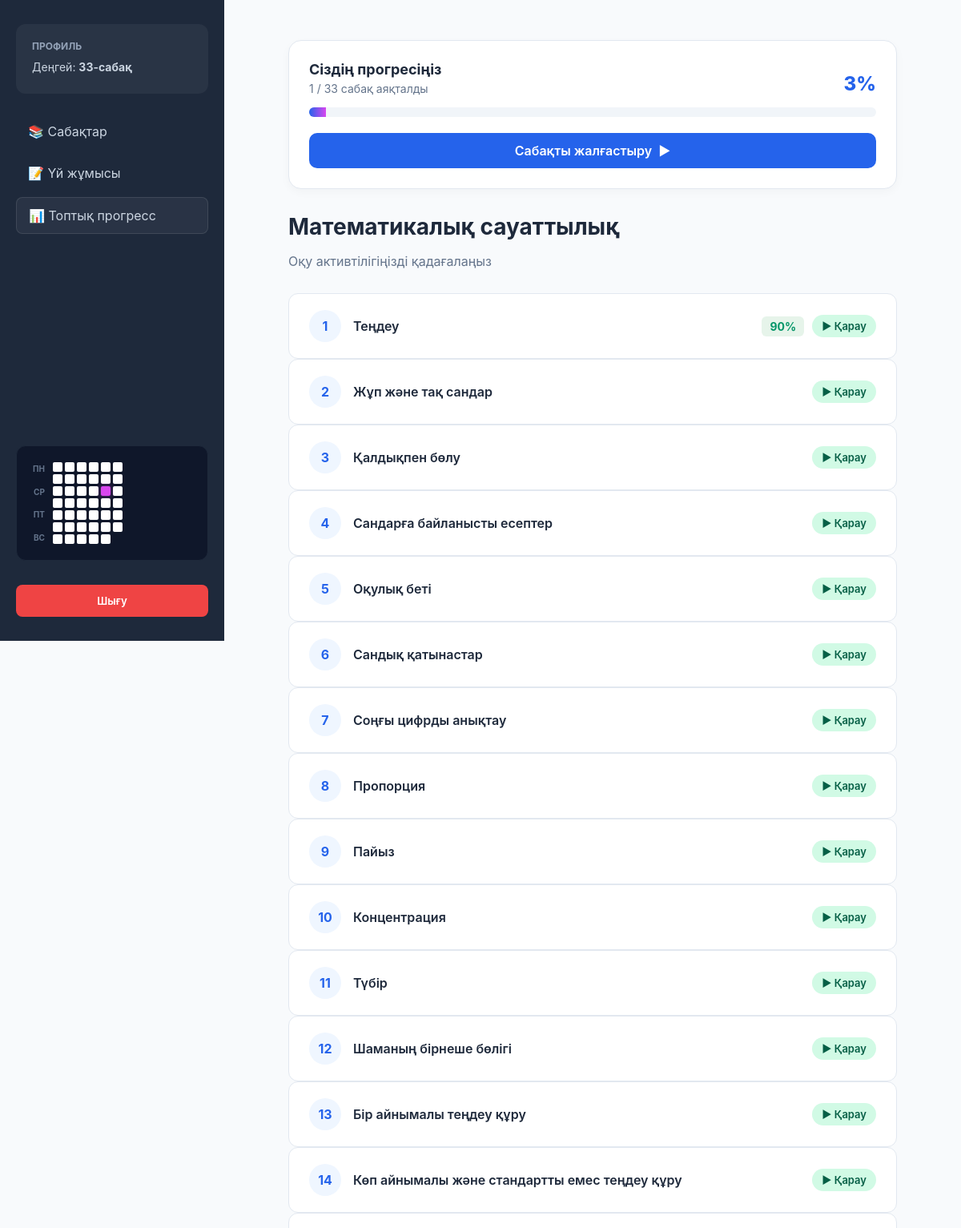
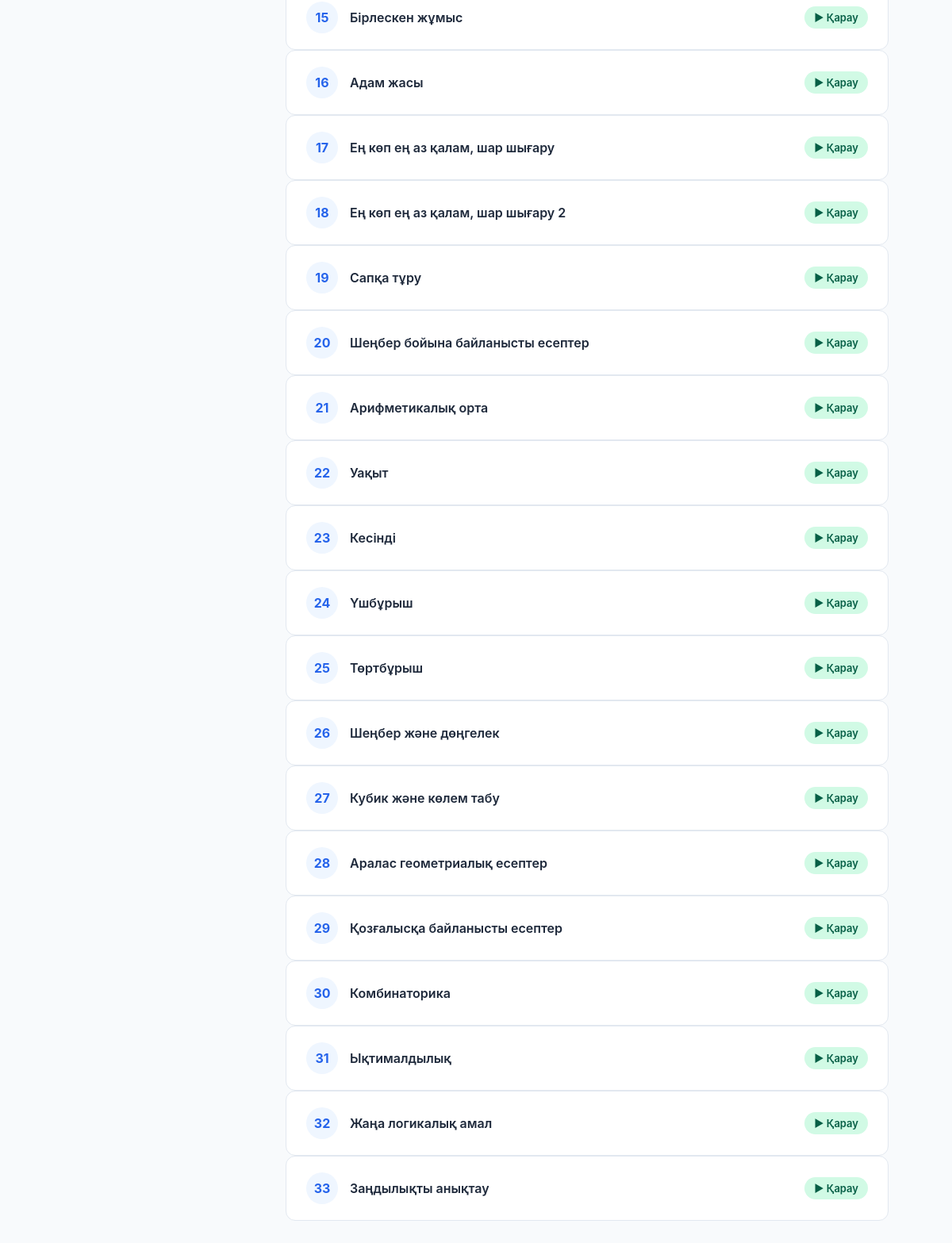
Page / (signed in) on the committed database (2 pictures, top to bottom).
### courses/models.py (models this page shows, shortened)
class User(AbstractUser):
    phone_number = models.CharField(max_length=15, verbose_name="Телефон нөмірі")
    is_verified = models.BooleanField(default=False, verbose_name="Расталған ба?")
    otp_code = models.CharField(max_length=6, blank=True, null=True)
    current_lesson_order = models.PositiveIntegerField(default=1, verbose_name="Ашық сабақ реті")

class Lesson(models.Model):
    title = models.CharField(max_length=255, verbose_name="Сабақ тақырыбы")
    video_iframe = models.TextField(
        verbose_name="YouTube IFrame коды",
        help_text=(
            "МАҢЫЗДЫ НҰСҚАУЛЫҚ:"
            "1. <b>id='player'</b>"
            "2. ?enablejsapi=1"
        )
    )
    order = models.PositiveIntegerField(unique=True, verbose_name="Сабақ реті")
    class Meta:
        ordering = ['order']
    class Meta:
        ordering = ['order']

### courses/views.py (the view)
# urls.py: path('', lesson_list, name='lesson_list'),
@login_required
def lesson_list(request):
    activity_data = get_user_activity_data(request.user)
    lessons = Lesson.objects.all().order_by('order')
    total_count = lessons.count()
    current_order = request.user.current_lesson_order
    completed_count = LessonProgress.objects.filter(user=request.user, best_score__gte=70).count()
    progress_percent = int((completed_count / total_count) * 100) if total_count > 0 else 0
    current_lesson = lessons.filter(order=current_order).first()
    if not current_lesson and total_count > 0:
        current_lesson = lessons.last()
    for lesson in lessons:
        progress = LessonProgress.objects.filter(user=request.user, lesson_order=lesson.order).first()
        lesson.best_score = progress.best_score if progress else None
    return render(request, 'lesson_list.html', {
        'lessons': lessons,
        'activity_data': activity_data,
        'progress_percent': progress_percent,
        'completed_count': completed_count,
        'total_count': total_count,
        'current_lesson_id': current_lesson.id if current_lesson else None
    })

### courses/context_processors.py (called while the page is built)
def activity_context(request):
    if request.user.is_authenticated:
        activities = UserActivity.objects.filter(user=request.user).values_list('date', flat=True)
        today = timezone.now().date()
        start_date = today - timedelta(days=34)
        start_date -= timedelta(days=start_date.weekday())
        activity_data = []
        current_day = start_date
        while current_day <= today:
            activity_data.append({
                'date': current_day,
                'is_active': current_day in activities
            })
            current_day += timedelta(days=1)
        return {'activity_data': activity_data}
    return {'activity_data': []}

### courses/views.py (called while the page is built)
def get_user_activity_data(user):
    user_activities = UserActivity.objects.filter(user=user).values_list('date', flat=True)
    activities = {act_date for act_date in user_activities if act_date is not None}
    today = timezone.now().date()
    start_date = today - timedelta(days=34 + today.weekday())
    end_date = today + timedelta(days=(6 - today.weekday()))
    activity_data = []
    curr = start_date
    while curr <= end_date:
        activity_data.append({
            'date': curr,
            'is_active': curr in activities
        })
        curr += timedelta(days=1)
    return activity_data

### courses/templates/lesson_list.html (shortened to what this page needs)
{% extends 'base.html' %}
{% block content %}
<div class="user-progress-card" style="background:#fff; padding:25px; border-radius:16px; border:1px solid var(--border); margin-bottom:30px; box-shadow:0 4px 12px rgba(0,0,0,0.03)">
    <div style="display:flex; justify-content:space-between; align-items:flex-end; margin-bottom:15px">
        <div>
            <h3 style="margin:0; font-size:18px; color:#1e293b">Сіздің прогресіңіз</h3>
            <p style="margin:5px 0 0; font-size:14px; color:#64748b">{{ completed_count }} / {{ total_count }} сабақ аяқталды</p>
        </div>
        <div style="text-align:right">
            <span style="font-size:24px; font-weight:800; color:var(--primary)">{{ progress_percent }}%</span>
        </div>
    </div>
    <div style="width:100%; height:12px; background:#f1f5f9; border-radius:6px; overflow:hidden; margin-bottom:20px; display:block">
        <div style="width:{{ progress_percent }}%; height:100%; background:linear-gradient(90deg, #2563eb, #d946ef); transition:1s ease"></div>
    </div>
    {% if current_lesson_id %}
        <a href="{% url 'lesson_detail' current_lesson_id %}"
           style="display:flex; align-items:center; justify-content:center; background:var(--primary); color:#fff; text-decoration:none; padding:12px; border-radius:10px; font-weight:600; transition:.2s">
            Сабақты жалғастыру <span style="margin-left:8px">▶</span>
        </a>
    {% else %}
        <div style="text-align:center; padding:10px; background:#d1fae5; border-radius:10px; color:#065f46; font-weight:600; font-size:14px">
            🎉 Құттықтаймыз! Барлық сабақты толық аяқтадыңыз!
        </div>
    {% endif %}
</div>
<div class="header" style="margin-bottom:30px">
    <h2 style="font-size:28px; color:#1e293b; margin:0">Математикалық сауаттылық</h2>
    <p style="color:#64748b">Оқу активтілігіңізді қадағалаңыз</p>
</div>
<div class="lessons-container">
    {% for lesson in lessons %}
        {% if user.current_lesson_order >= lesson.order %}
            <a href="{% url 'lesson_detail' lesson.id %}" class="lesson-item open">
                <div class="lesson-info">
                    <div class="lesson-icon">{{ lesson.order }}</div>
                    <span class="lesson-link">{{ lesson.title }}</span>
                </div>
                <div style="display: flex; align-items: center; gap: 10px;">
                    {% if lesson.best_score is not None %}
                        <span style="font-size: 14px; font-weight: 700; color: #059669; background: #e6f4ea; padding: 4px 10px; border-radius: 6px;">
                             {{ lesson.best_score }}%
                        </span>
                    {% endif %}
                    <span class="status-tag status-open">▶ Қарау</span>
                </div>
            </a>
        {% endif %}
    {% empty %}
        <p style="color:#64748b; font-style:italic;">Әзірге курста сабақтар жоқ.</p>
    {% endfor %}
</div>
{% endblock %}

### courses/templates/base.html (shortened to what this page needs)
<!DOCTYPE html>
<html lang="kk">
<head>
</head>
<body>
    <div class="sidebar">
        <div class="profile-info">
            <h3>Профиль</h3>
            <p>Деңгей: <strong>{{ user.current_lesson_order }}-сабақ</strong></p>
        </div>
        <div class="menu-links">
            <a href="{% url 'lesson_list' %}">📚 Сабақтар</a>
            <a href="{% url 'homework' %}">📝 Үй жұмысы</a>
            <a href="{% url 'group_progress' %}" style="background: rgba(255,255,255,0.05); border: 1px solid rgba(255,255,255,0.1);">
                📊 Топтық прогресс
            </a>
        </div>
        {% if user.is_authenticated and activity_data %}
        <div class="activity-wrapper">
            <div class="heatmap-container">
                <div class="days-labels"><span>ПН</span><span>СР</span><span>ПТ</span><span>ВС</span></div>
                <div class="heatmap">
                    {% for day in activity_data %}
                        <div class="day-square {% if day.is_active %}active{% endif %}" title="{{ day.date|date:'d.m.Y' }}"></div>
                    {% endfor %}
                </div>
            </div>
        </div>
        {% endif %}
        <form action="{% url 'logout' %}" method="post" style="margin-top: auto;">
            {% csrf_token %}<button type="submit" class="logout-btn">Шығу</button>
        </form>
    </div>
    <div class="content">
        {% block content %}{% endblock %}
    </div>
</body>
</html>

### rows in the picture
User: current_lesson_order "33"
Lesson: order "1", title "Теңдеу", best_score "90"
Lesson: order "2", title "Жұп және тақ сандар"
Lesson: order "3", title "Қалдықпен бөлу"
Lesson: order "4", title "Сандарға байланысты есептер"
Lesson: order "5", title "Оқулық беті"
Lesson: order "6", title "Сандық қатынастар"
Lesson: order "7", title "Соңғы цифрды анықтау"
Lesson: order "8", title "Пропорция"
Lesson: order "9", title "Пайыз"
Lesson: order "10", title "Концентрация"
Lesson: order "11", title "Түбір"
Lesson: order "12", title "Шаманың бірнеше бөлігі"
Lesson: order "13", title "Бір айнымалы теңдеу құру"
Lesson: order "14", title "Көп айнымалы және стандартты емес теңдеу құру"
Lesson: order "15", title "Бірлескен жұмыс"
Lesson: order "16", title "Адам жасы"
Lesson: order "17", title "Ең көп ең аз қалам, шар шығару"
Lesson: order "18", title "Ең көп ең аз қалам, шар шығару 2"
Lesson: order "19", title "Сапқа тұру"
Lesson: order "20", title "Шеңбер бойына байланысты есептер"
Lesson: order "21", title "Арифметикалық орта"
Lesson: order "22", title "Уақыт"
Lesson: order "23", title "Кесінді"
Lesson: order "24", title "Үшбұрыш"
Lesson: order "25", title "Төртбұрыш"
Lesson: order "26", title "Шеңбер және дөңгелек"
Lesson: order "27", title "Кубик және көлем табу"
Lesson: order "28", title "Аралас геометриалық есептер"
Lesson: order "29", title "Қозғалысқа байланысты есептер"
Lesson: order "30", title "Комбинаторика"
Lesson: order "31", title "Ықтималдылық"
Lesson: order "32", title "Жаңа логикалық амал"
Lesson: order "33", title "Заңдылықты анықтау"

### other values in the picture
{{ completed_count }} "1"
{{ total_count }} "33"
{{ progress_percent }} "3"
